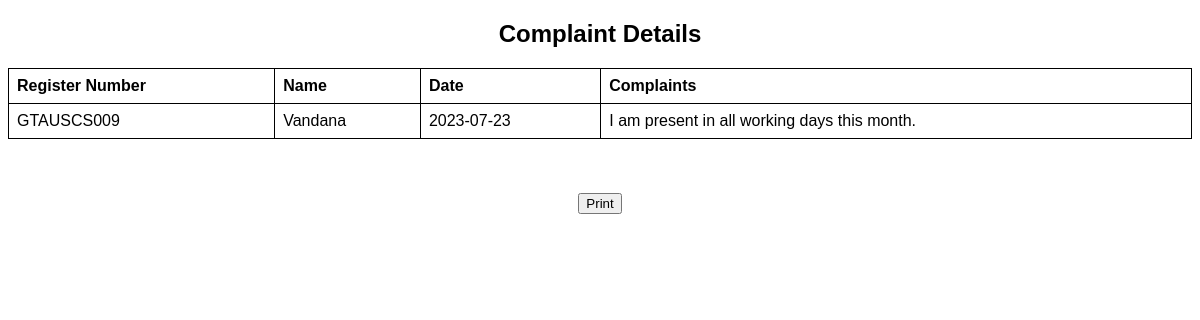
The page /view_complaint.php on the database its author committed.
### tables this page shows
CREATE TABLE `student_complaint` (
  `id` int(11) NOT NULL,
  `reg_number` varchar(50) NOT NULL,
  `name` varchar(50) NOT NULL,
  `department` varchar(50) NOT NULL,
  `semester` varchar(25) NOT NULL,
  `year` varchar(25) NOT NULL,
  `complaint` varchar(100) NOT NULL,
  `date` date NOT NULL
);

### view_complaint.php (the view, shortened to what this page needs)
<!DOCTYPE html>
<html>
<head>
</head>
<body datetime="<?php echo date('Y-m-d H:i:s'); ?>"><center>
	<h2>Complaint Details</h2></center>
	<table>
		<tr>
			<th>Register Number</th>
			<th>Name</th>
			<th>Date</th>
			<th>Complaints</th>
		</tr>
		<?php
$conn = mysqli_connect('localhost','root','','attendance');
$sql = "SELECT * FROM student_complaint";
$result = mysqli_query($conn, $sql);
if (mysqli_num_rows($result) > 0) {
  while ($row = mysqli_fetch_assoc($result)) {
    echo "<tr>";
    echo "<td>" . $row['reg_number'] . "</td>";
    echo "<td>" . $row['name'] . "</td>";
    echo "<td>" . $row['date'] . "</td>";
    echo "<td>" . $row['complaint'] . "</td>";
    echo "</tr>";
  }
  echo "</table>";
} else {
  echo "<center><h1>No complaints found.</h1><center>";
}
?>
    <br><br><br>
    <center>
    <button onclick="window.print()">Print</button>
        </center>
</body>
</html>
</body>
</html>

### view_complaint.php (style rules this page uses)
table { font-family: arial, sans-serif; border-collapse: collapse; width: 100%; }
td, th { border: 1px solid; text-align: left; padding: 8px; }
h2 { font-family:"Arial"; }

### rows shown on the page
student_complaint: reg_number "GTAUSCS009", name "Vandana", date "2023-07-23", complaint "I am present in all working days this month."
